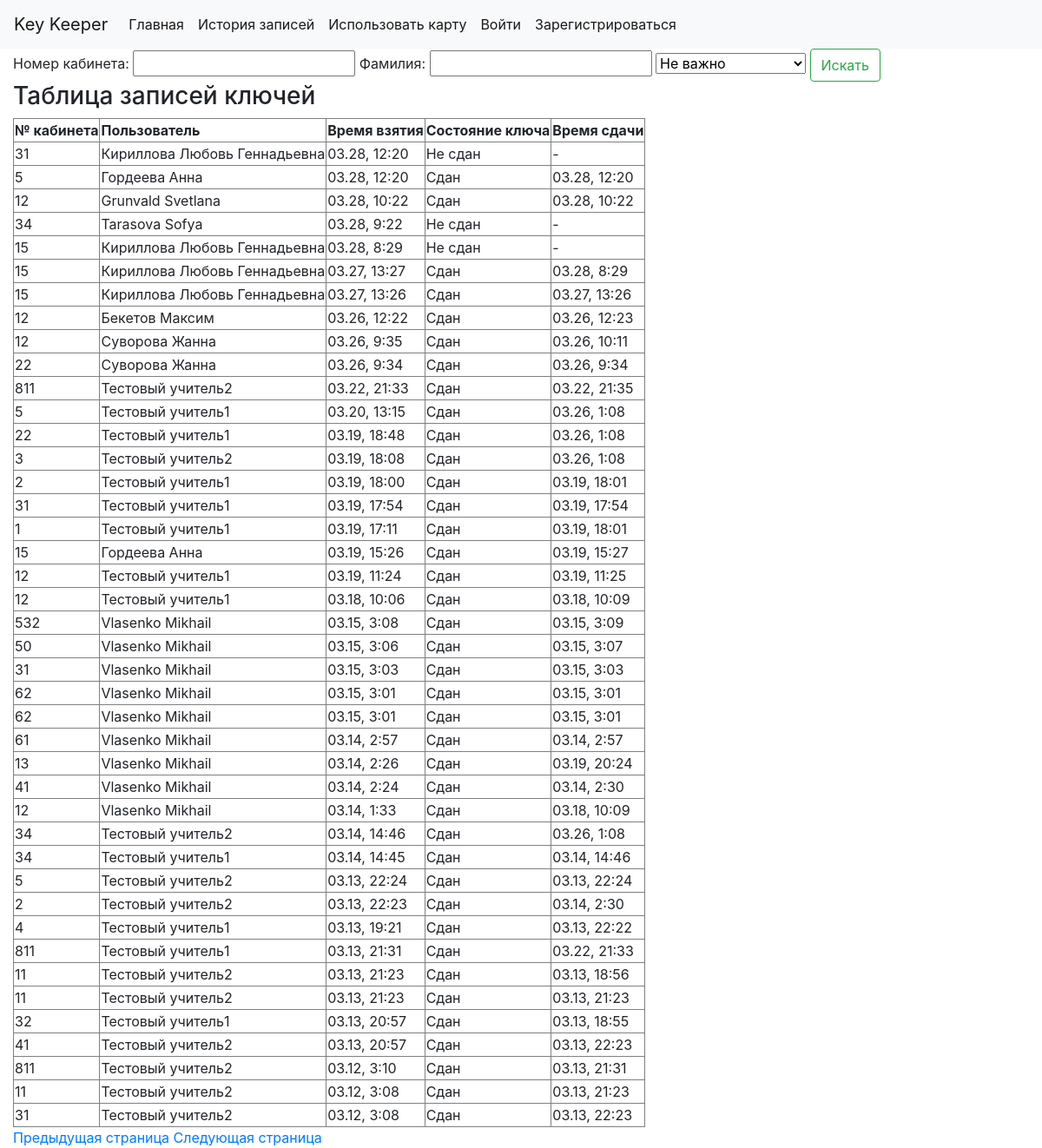
Page /history/ on the earlier database version.
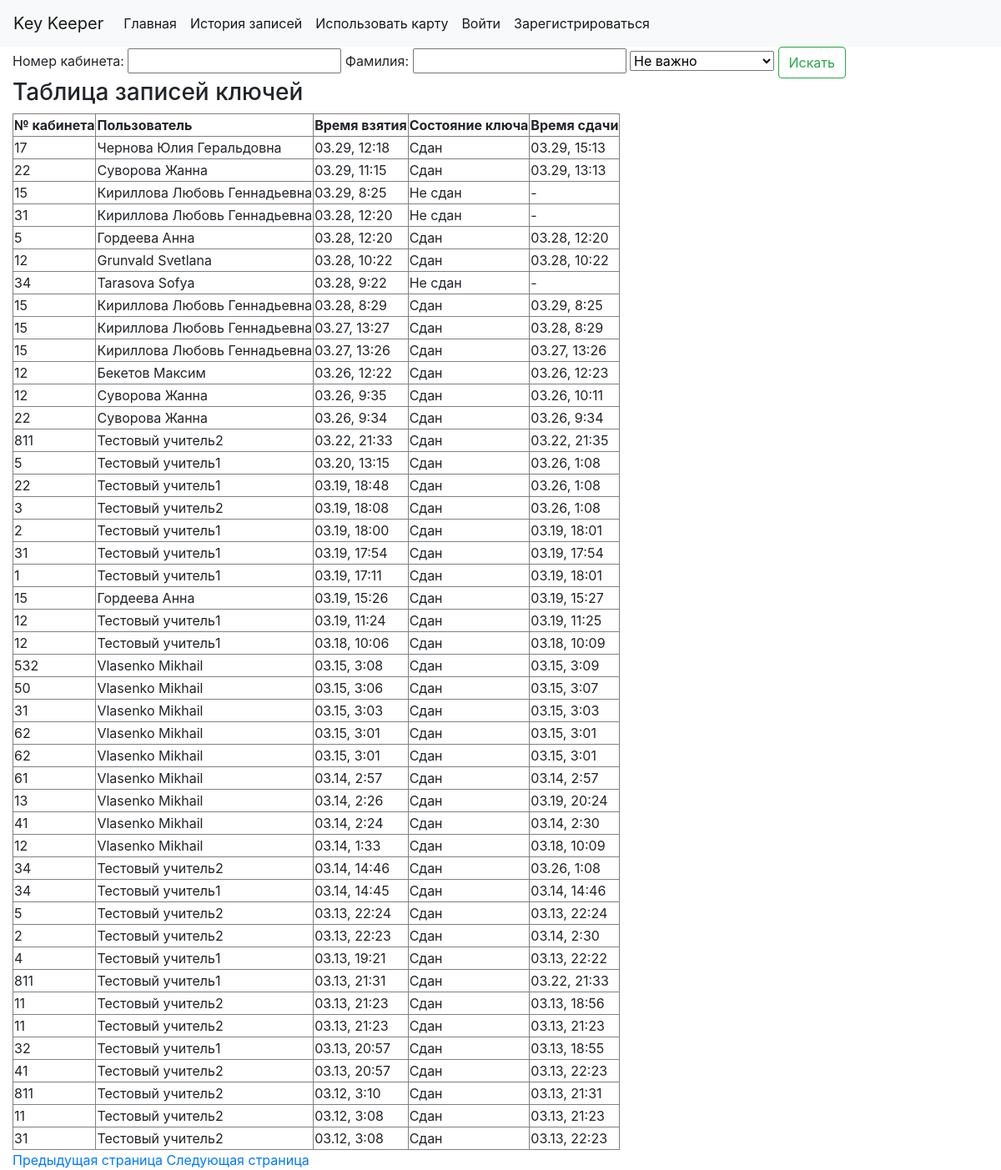
Same page on the later database version.
### keeper/models.py (models this page shows)
class History(models.Model):
    key = models.IntegerField()
    time_cr = models.DateTimeField(default=datetime.datetime.now)
    user_id = models.ForeignKey(CustomUser, on_delete=models.CASCADE)
    active = models.CharField(max_length=100, default='Не сдан')
    time_back = models.DateTimeField(default=datetime.datetime.min)
    def month_cr(self):
        return self.time_cr.strftime('%m')
    def date_cr(self):
        return self.time_cr.strftime('%d')
    def hour_cr(self):
        return str((int(self.time_cr.strftime('%H')) + 3) % 24)  # it is a bug here (some keys may date for yesterday)
    def minute_cr(self):
        return self.time_cr.strftime('%M')
    def month_b(self):
        return self.time_back.strftime('%m')
    def date_b(self):
        return self.time_back.strftime('%d')
    def hour_b(self):
        return str((int(self.time_back.strftime('%H')) + 3) % 24)
    def minute_b(self):
        return self.time_back.strftime('%M')

class CustomUser(AbstractUser):
    card_id = models.IntegerField(default=8000000000)
    key_tran_last = models.IntegerField(default=-1)
    user_tran_last = models.CharField(max_length=255, default='никто')

### keeper/views.py (the view)
# urls.py: path('history/', views.history, name='history'),
def history(request, page_id=1):
    context = {}
    hist_list = []
    hist_min_time = 0
    for x in History.objects.all()[::-1]:
        if x.active == 'Не сдан':
            hist_min_time = x
            break
    if request.method == 'POST':
        f = SearchForm(request.POST)
        if f.is_valid():
            hist_list = History.objects.all()[::-1]
            if f.data['key_num'] != '':
                hist_list2 = []
                for x in hist_list:
                    if x.key == int(f.data['key_num']):
                        hist_list2.append(x)
                hist_list = hist_list2
            if f.data['last_name'] != '':
                hist_list3 = []
                for x in hist_list:
                    if x.user_id.last_name == f.data['last_name']:
                        hist_list3.append(x)
                hist_list = hist_list3
            if f.data['is_active'] == 'true':
                context['select_active'] = 'true'
                hist_list4 = []
                for x in hist_list:
                    if x.active == 'Не сдан':
                        hist_list4.append(x)
                hist_list = hist_list4
            elif f.data['is_active'] == 'false':
                context['select_active'] = 'false'
                hist_list5 = []
                for x in hist_list:
                    if x.active == 'Сдан':
                        hist_list5.append(x)
                hist_list = hist_list5
            elif f.data['is_active'] == 'waiting':
                context['select_active'] = 'waiting'
                hist_list6 = []
                for x in hist_list:
                    if x.active == 'Ожидает передачи':
                        hist_list6.append(x)
                hist_list = hist_list6
            else:
                context['select_active'] = 'none'
    else:
        hist_list = History.objects.all()[::-1]
        f = SearchForm()
    context['hist_list'] = hist_list[(page_id - 1) * 100:(page_id * 100)]
    context['min_time_elem'] = hist_min_time
    context['page_id_p'] = page_id + 1  # can be improved
    if page_id != 1:
        context['page_id_m'] = page_id - 1
    else:
        context['page_id_m'] = page_id
    context['form'] = f
    return render(request, 'history.html', context)

### keeper/forms.py
class SearchForm(forms.Form):
    key_num = forms.IntegerField(label='Номер кабинета:', max_value=1000, required=False)
    last_name = forms.CharField(label='Фамилия:', max_length=100, required=False)

### keeper/templates/history.html (shortened to what this page needs)
<!DOCTYPE html>
<html lang="en">
<head>
    {% include "includes/head.html" %}
</head>
<body>
    {% include "includes/nav_bar.html" %}
    <div class="container-fluid">
        <form method="POST">
            {{ form.key_num.label }} {{ form.key_num }}
            {{ form.last_name.label }} {{ form.last_name }}
            <select name="is_active">
                <option value="none" {% if select_active == "none" %}selected{% endif %}>Не важно</option>
            </select>
            <input type="submit" value="Искать" class="btn btn-outline-success">
        </form>
        {% if hist_list %}
                <h3>Таблица записей ключей</h3>
                <table border="1">
                <tr>
                    <th>№ кабинета</th>
                    <th>Пользователь</th>
                    <th>Время взятия</th>
                    <th>Состояние ключа</th>
                    <th>Время сдачи</th>
                </tr>
                {% for elem in hist_list %}
                    <tr><td>{{ elem.key }}</td> <td>{{ elem.user_id.last_name }} {{ elem.user_id.first_name }}</td>
                        <td>{{ elem.month_cr }}.{{ elem.date_cr }}, {{ elem.hour_cr }}:{{ elem.minute_cr }}</td>
                        <td>{{elem.active}}</td>
                        <td>{% if elem.time_back == min_time_elem.time_back %} - {% else %} {{ elem.month_b }}.{{ elem.date_b }}, {{ elem.hour_b }}:{{ elem.minute_b }}{% endif %}</td> </tr>
                {% endfor %}
                </table>
        {% else %}
            <p>Пока нет истории</p>
        {% endif %}
        <a href="/../history/page/{{ page_id_m }}/">Предыдущая страница</a>
        <a href="/../history/page/{{ page_id_p }}/">Следующая страница</a>
    </div>
</body>
</html>

### keeper/templates/includes/head.html (shortened to what this page needs)
{% load static %}
<link rel="stylesheet" href="https://stackpath.bootstrapcdn.com/bootstrap/4.2.1/css/bootstrap.min.css">

### keeper/templates/includes/nav_bar.html
<nav class="navbar navbar-expand-lg navbar-light bg-light">
    <a class="navbar-brand" href="https://romanovkey.ru/docs/_build/html/doc_index.html">Key Keeper</a>
    <div>
        <ul class="navbar-nav mr-auto">
            <li class="nav-item active text-primary"><a class="nav-link" href="{% url 'keeper:index' %}">Главная</a></li>
            <li class="nav-item active text-primary"><a class="nav-link" href="{% url 'keeper:history' %}">История записей</a></li>
            <li class="nav-item active"><a class="nav-link" href="{% url 'keeper:card' %}">Использовать карту</a></li>
            <li class="nav-item active"><a class="nav-link" href="{% url 'keeper:login' %}">Войти</a></li>
            <li class="nav-item active"><a class="nav-link" href="{% url 'keeper:register' %}">Зарегистрироваться</a></li>
        </ul>
    </div>
</nav>

Differences in the rows shown:
added History: key "17", user_id.last_name "Чернова", user_id.first_name "Юлия Геральдовна", month_cr "03", date_cr "29", hour_cr "12", minute_cr "18", active "Сдан", month_b "03", date_b "29", hour_b "15", minute_b "13"
added History: key "22", user_id.last_name "Суворова", user_id.first_name "Жанна", month_cr "03", date_cr "29", hour_cr "11", minute_cr "15", active "Сдан", month_b "03", date_b "29", hour_b "13", minute_b "13"
added History: key "15", user_id.last_name "Кириллова", user_id.first_name "Любовь Геннадьевна", month_cr "03", date_cr "29", hour_cr "8", minute_cr "25", active "Не сдан"
changed History (number 8 of 45 on the later page): active "Не сдан" → "Сдан"; month_b (not shown) → "03"; date_b (not shown) → "29"; hour_b (not shown) → "8"; minute_b (not shown) → "25"; time_back "-" → ". , :"
